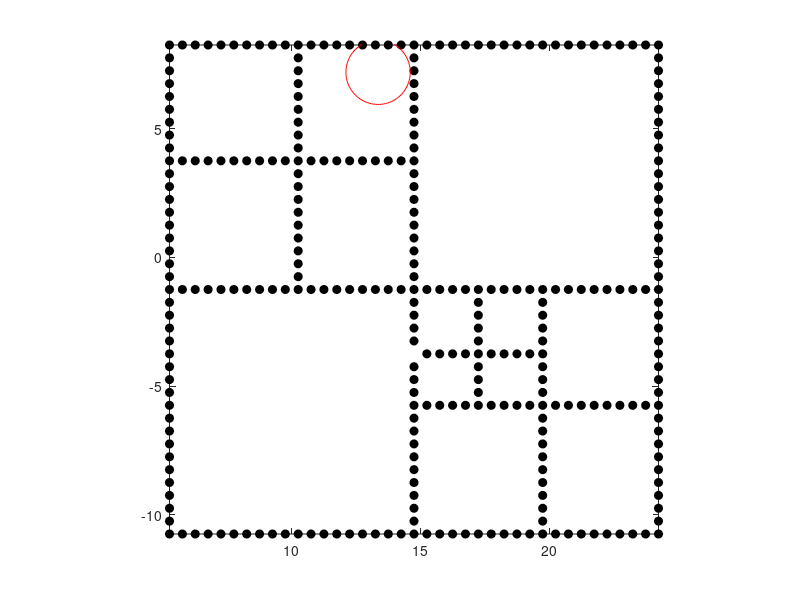

This figure's MATLAB source: (Note: this script raises an error after producing the figure.)
clear; close all; clc;
%load('data/RandallsIsland_Big.osm_openStreetMap_full.mat')
%load('data/cityblocksAtF3_cityblocksAtF3_full.mat');
load('data/randomRoadsAtF3_randomRoadsAtF3_full.mat');

addpath('/home/wolek/Desktop/Research/Projects/UMD/Heron/OpenMACE/MATLAB/UMD_TaskGeneration');
addpath('/home/wolek/Desktop/Research/Projects/UMD/Heron/OpenMACE/MATLAB/UMD_TaskGeneration/mex');
%updatePath;

figure(1);
plot(trueWorld.nodeX, trueWorld.nodeY,'ko','MarkerFaceColor','k'); hold on;
axis equal;
xlim([trueWorld.minX trueWorld.maxX]);
ylim([trueWorld.minY trueWorld.maxY]);

numSamples = 30;
R = 1.25;
%R = 30;
ax = 1.5;
ay =0.1;

% plot footprints
th = linspace(0,2*pi);
xc = R*cos(th);
yc = R*sin(th);
dx = trueWorld.xcp(2) - trueWorld.xcp(1);
dy = trueWorld.ycp(2) - trueWorld.ycp(1);
windowWidth = 3*ceil(R/dx)+1;
halfWidth = floor((windowWidth-1)/2);

cellsInView = [];
for i = 1:1:numSamples
    xr(i) = rand()*(trueWorld.maxX - trueWorld.minX) + trueWorld.minX;
    yr(i) = rand()*(trueWorld.maxY - trueWorld.minY) + trueWorld.minY;
    plot(xr(i) + xc, yr(i) + yc, 'r-');
    agent = [xr(i) yr(i)];
    [cellsInView] = [cellsInView; findCellsInView(agent,trueWorld.xcp,trueWorld.ycp,dx,dy,trueWorld.numBinsX,trueWorld.numBinsY,halfWidth,R)];
    for i = 1:1:size(cellsInView,1)
        bx = cellsInView(i,1);
        by = cellsInView(i,2);
        plot(trueWorld.xcp(bx), trueWorld.ycp(by), 'b.');
    end
end
cellsInView = unique(cellsInView,'rows');

% plot sensed
figure(2);
for i = 1:1:numSamples
    plot(xr(i) + xc, yr(i) + yc, 'r-'); hold on;
    axis equal;
    xlim([trueWorld.minX trueWorld.maxX]);
    ylim([trueWorld.minY trueWorld.maxY]);
end
for i = 1:1:size(cellsInView,1)
    bx = cellsInView(i,1);
    by = cellsInView(i,2);
    measurements(i,1) = trueWorld.xcp(by);
    measurements(i,2) = trueWorld.ycp(bx);
    
    if (trueWorld.bin2NodeID(bx,by)==0)
        plot(trueWorld.xcp(bx), trueWorld.ycp(by), 'b.');
        measurements(i,3) = 0;
    else
        plot(trueWorld.xcp(bx), trueWorld.ycp(by), 'ko','MarkerFaceColor','k');
        measurements(i,3) = 1;
    end
end
krigingSigma = 1;

forecast = ordinaryKrig(trueWorld.xx,trueWorld.yy,measurements,krigingSigma);


figure;
imagesc(forecast','XData', trueWorld.xcp, 'YData', trueWorld.ycp); hold on;
set(gca,'YDir','Normal');
for i = 1:1:numSamples
    plot(xr(i) + xc, yr(i) + yc, 'r-'); hold on;
end
axis equal;
xlim([trueWorld.minX trueWorld.maxX]);
ylim([trueWorld.minY trueWorld.maxY]);




forecast = anisotropicKrig(trueWorld.xx,trueWorld.yy,measurements,ax,ay);


figure;
imagesc(forecast','XData', trueWorld.xcp, 'YData', trueWorld.ycp); hold on;
set(gca,'YDir','Normal');
for i = 1:1:numSamples
    plot(xr(i) + xc, yr(i) + yc, 'r-'); hold on;
end
axis equal;
xlim([trueWorld.minX trueWorld.maxX]);
ylim([trueWorld.minY trueWorld.maxY]);